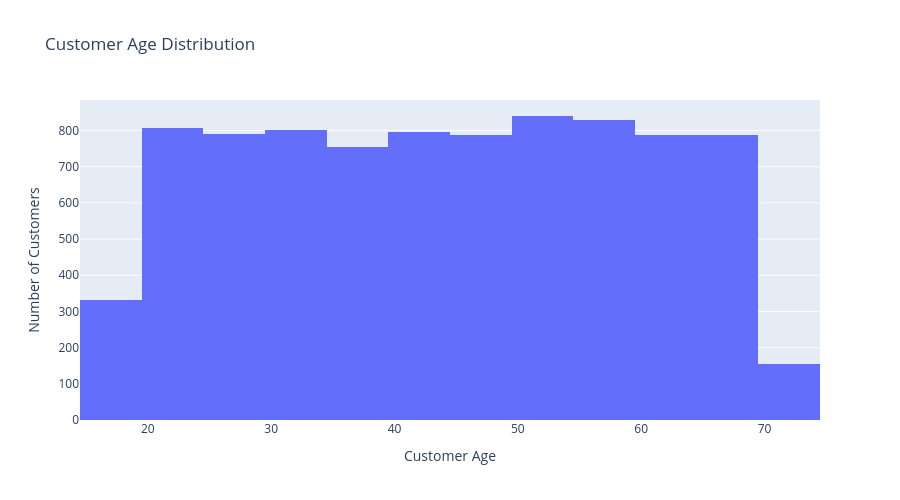

Notebook cell for this chart:
### Code cell
import plotly.express as px

fig = px.histogram(
    df,
    x='Customer Age',
    nbins=20,
    title='Customer Age Distribution',
    height=500
)

fig.update_layout(
    xaxis_title='Customer Age',
    yaxis_title='Number of Customers'
)

fig.show()

### Figure 1 — Plotly figure (JSON) as saved in the notebook; plotly's stock layout.template omitted (floating-point values rounded to 4 significant figures; data arrays with more than 128 entries replaced by an {"elided": "..."} marker saying what was removed)
{"data": [{"bingroup": "x", "hovertemplate": "Customer Age=%{x}<br>count=%{y}<extra></extra>", "legendgroup": "", "marker": {"color": "#636efa", "pattern": {"shape": ""}}, "name": "", "nbinsx": 20, "orientation": "v", "showlegend": false, "type": "histogram", "x": {"elided": "8469 int values"}, "xaxis": "x", "yaxis": "y"}], "layout": {"barmode": "relative", "height": 500, "legend": {"tracegroupgap": 0}, "title": {"text": "Customer Age Distribution"}, "xaxis": {"anchor": "y", "domain": [0, 1], "title": {"text": "Customer Age"}}, "yaxis": {"anchor": "x", "domain": [0, 1], "title": {"text": "Number of Customers"}}}}
